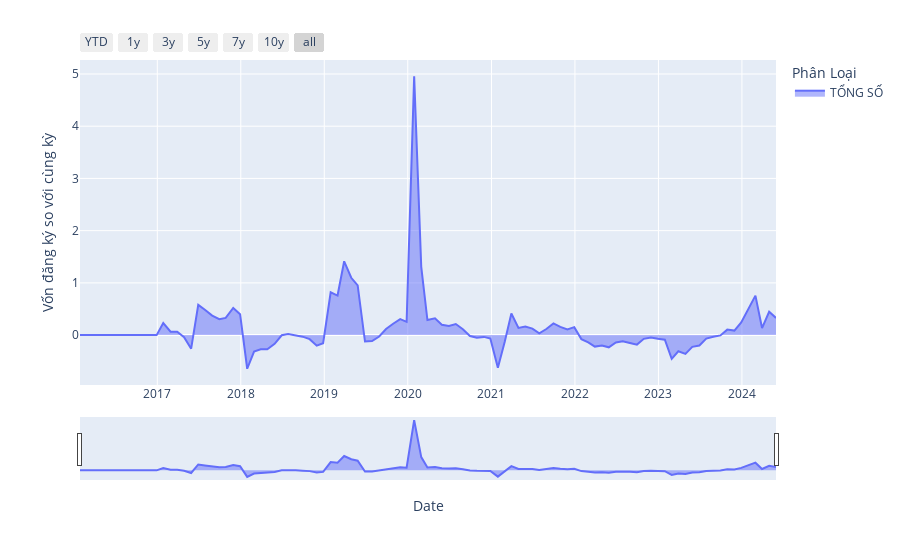

Notebook code for this chart:
### Code cell
import pandas as pd
import plotly.express as px
import plotly.graph_objects as go

df_show = dfs_fdi[(dfs_fdi["Phân Loại"] == "TỔNG SỐ")]

fig = px.area(df_show, x="Date", y="Vốn đăng ký so với cùng kỳ", color="Phân Loại")

fig.update_xaxes(
    rangeslider_visible=True,
    rangeselector=dict(
        buttons=[
            dict(count=1, label="YTD", step="year", stepmode="todate"),
            dict(count=1, label="1y", step="year", stepmode="backward"),
            dict(count=3, label="3y", step="year", stepmode="backward"),
            dict(count=5, label="5y", step="year", stepmode="backward"),
            dict(count=7, label="7y", step="year", stepmode="backward"),
            dict(count=10, label="10y", step="year", stepmode="backward"),
            dict(step="all"),
        ]
    ),
)

fig.show()

### Figure 1 — Plotly figure (JSON) as saved in the notebook; plotly's stock layout.template omitted (floating-point values rounded to 4 significant figures)
{"data": [{"fillpattern": {"shape": ""}, "hovertemplate": "Phân Loại=TỔNG SỐ<br>Date=%{x}<br>Vốn đăng ký so với cùng kỳ=%{y}<extra></extra>", "legendgroup": "TỔNG SỐ", "line": {"color": "#636efa"}, "marker": {"symbol": "circle"}, "mode": "lines", "name": "TỔNG SỐ", "orientation": "v", "showlegend": true, "stackgroup": "1", "type": "scatter", "x": ["2024-05-29T00:00:00", "2024-04-29T00:00:00", "2024-03-29T00:00:00", "2024-02-29T00:00:00", "2024-01-29T00:00:00", "2023-12-29T00:00:00", "2023-11-29T00:00:00", "2023-10-29T00:00:00", "2023-09-29T00:00:00", "2023-08-29T00:00:00", "2023-07-29T00:00:00", "2023-06-29T00:00:00", "2023-05-29T00:00:00", "2023-04-29T00:00:00", "2023-03-29T00:00:00", "2023-02-28T00:00:00", "2023-01-29T00:00:00", "2022-12-29T00:00:00", "2022-11-29T00:00:00", "2022-10-29T00:00:00", "2022-09-29T00:00:00", "2022-08-29T00:00:00", "2022-07-29T00:00:00", "2022-06-29T00:00:00", "2022-05-29T00:00:00", "2022-04-29T00:00:00", "2022-03-29T00:00:00", "2022-02-28T00:00:00", "2022-01-29T00:00:00", "2021-12-29T00:00:00", "2021-11-29T00:00:00", "2021-10-29T00:00:00", "2021-09-29T00:00:00", "2021-08-29T00:00:00", "2021-07-29T00:00:00", "2021-06-29T00:00:00", "2021-05-29T00:00:00", "2021-04-29T00:00:00", "2021-03-29T00:00:00", "2021-02-28T00:00:00", "2021-01-29T00:00:00", "2020-12-27T00:00:00", "2020-11-29T00:00:00", "2020-10-29T00:00:00", "2020-09-29T00:00:00", "2020-08-29T00:00:00", "2020-07-29T00:00:00", "2020-06-29T00:00:00", "2020-05-29T00:00:00", "2020-04-29T00:00:00", "2020-03-27T00:00:00", "2020-02-29T00:00:00", "2020-01-29T00:00:00", "2019-12-27T00:00:00", "2019-11-29T00:00:00", "2019-10-29T00:00:00", "2019-09-28T00:00:00", "2019-08-29T00:00:00", "2019-07-29T00:00:00", "2019-06-28T00:00:00", "2019-05-27T00:00:00", "2019-04-29T00:00:00", "2019-03-29T00:00:00", "2019-02-28T00:00:00", "2019-01-29T00:00:00", "2018-12-27T00:00:00", "2018-11-29T00:00:00", "2018-10-29T00:00:00", "2018-09-28T00:00:00", "2018-08-29T00:00:00", "2018-07-27T00:00:00", "2018-06-29T00:00:00", "2018-05-29T00:00:00", "2018-04-27T00:00:00", "2018-03-29T00:00:00", "2018-02-28T00:00:00", "2018-01-29T00:00:00", "2017-12-29T00:00:00", "2017-11-29T00:00:00", "2017-10-27T00:00:00", "2017-09-29T00:00:00", "2017-08-29T00:00:00", "2017-07-28T00:00:00", "2017-06-29T00:00:00", "2017-05-29T00:00:00", "2017-04-28T00:00:00", "2017-03-29T00:00:00", "2017-02-28T00:00:00", "2017-01-27T00:00:00", "2016-12-29T00:00:00", "2016-11-29T00:00:00", "2016-10-28T00:00:00", "2016-09-29T00:00:00", "2016-08-29T00:00:00", "2016-07-29T00:00:00", "2016-06-29T00:00:00", "2016-05-30T00:00:00", "2016-04-29T00:00:00", "2016-03-29T00:00:00", "2016-02-29T00:00:00", "2016-01-29T00:00:00"], "xaxis": "x", "y": [0.3285, 0.4475, 0.135, 0.7561, 0.4866, 0.2439, 0.08663, 0.1048, -0.005747, -0.03305, -0.06701, -0.1991, -0.2248, -0.3584, -0.3087, -0.4559, -0.08866, -0.06992, -0.04631, -0.07153, -0.1824, -0.1501, -0.1165, -0.1394, -0.2332, -0.1979, -0.2197, -0.1401, -0.0766, 0.1519, 0.1099, 0.1576, 0.2228, 0.1164, 0.03485, 0.1237, 0.1645, 0.137, 0.4137, -0.1288, -0.6255, -0.06594, -0.03434, -0.05092, -0.01819, 0.1137, 0.212, 0.1753, 0.199, 0.3217, 0.2885, 1.308, 4.956, 0.2543, 0.3048, 0.2179, 0.116, -0.02698, -0.1142, -0.1231, 0.951, 1.098, 1.413, 0.7573, 0.8189, -0.1551, -0.2025, -0.07806, -0.02994, 0.001919, 0.02151, -0.003249, -0.1676, -0.272, -0.2727, -0.3143, -0.6442, 0.4014, 0.5196, 0.329, 0.3042, 0.3737, 0.4867, 0.5791, -0.2605, -0.03961, 0.0645, 0.06498, 0.2298, null, null, null, null, null, null, null, null, null, null, null, null], "yaxis": "y"}], "layout": {"legend": {"title": {"text": "Phân Loại"}, "tracegroupgap": 0}, "margin": {"t": 60}, "xaxis": {"anchor": "y", "domain": [0, 1], "rangeselector": {"buttons": [{"count": 1, "label": "YTD", "step": "year", "stepmode": "todate"}, {"count": 1, "label": "1y", "step": "year", "stepmode": "backward"}, {"count": 3, "label": "3y", "step": "year", "stepmode": "backward"}, {"count": 5, "label": "5y", "step": "year", "stepmode": "backward"}, {"count": 7, "label": "7y", "step": "year", "stepmode": "backward"}, {"count": 10, "label": "10y", "step": "year", "stepmode": "backward"}, {"step": "all"}]}, "rangeslider": {"visible": true}, "title": {"text": "Date"}}, "yaxis": {"anchor": "x", "domain": [0, 1], "title": {"text": "Vốn đăng ký so với cùng kỳ"}}}}
